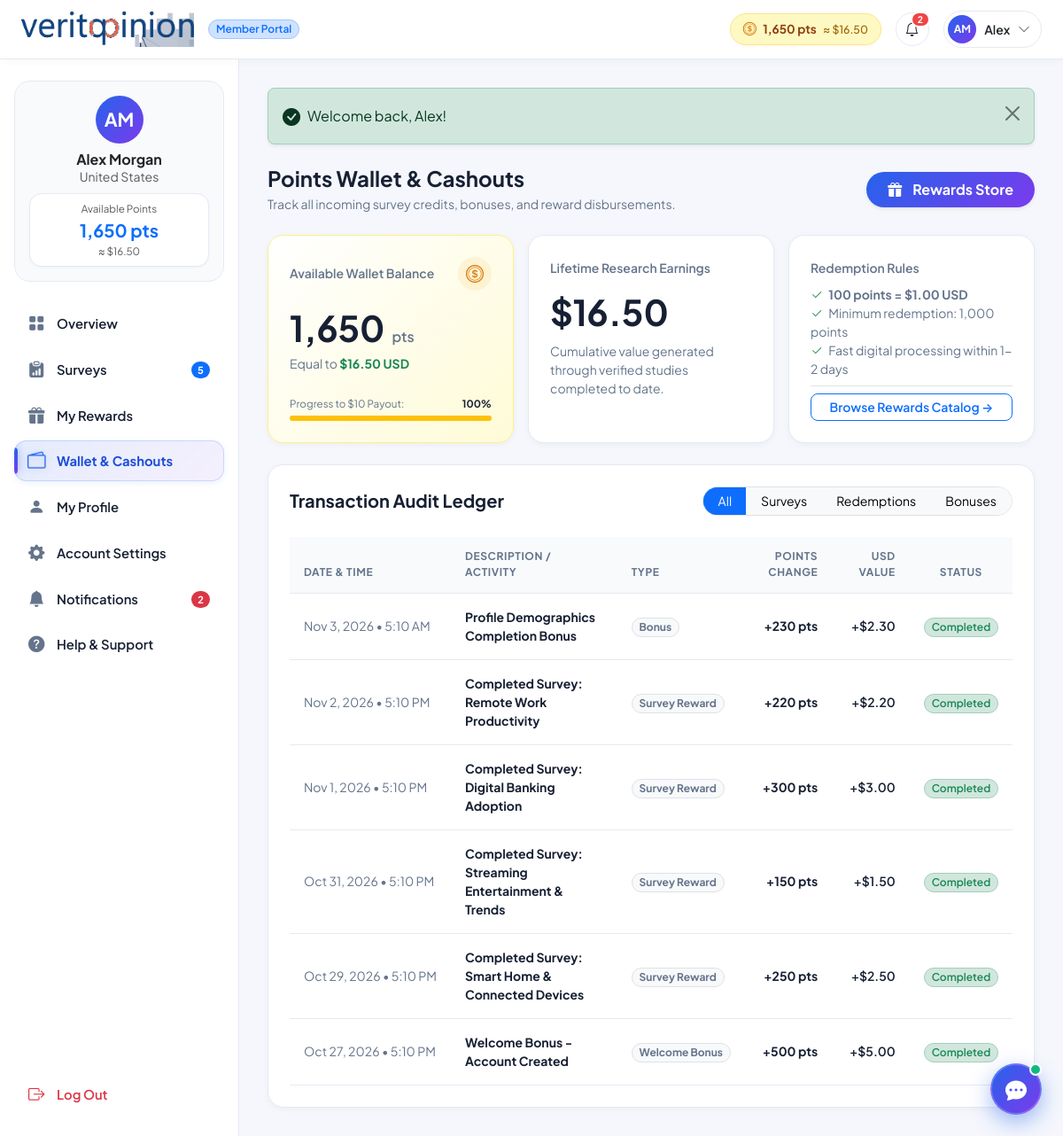
The page /member/wallet.php (signed in) on the database its author committed.
### tables this page shows
CREATE TABLE `users` (
  `id` INT AUTO_INCREMENT PRIMARY KEY,
  `first_name` VARCHAR(100) NOT NULL,
  `last_name` VARCHAR(100) NOT NULL,
  `email` VARCHAR(191) NOT NULL UNIQUE,
  `pending_email` VARCHAR(191) DEFAULT NULL,
  `email_verification_token` VARCHAR(255) DEFAULT NULL,
  `email_verification_expires_at` DATETIME DEFAULT NULL,
  `password_hash` VARCHAR(255) NOT NULL,
  `country` VARCHAR(100) NOT NULL DEFAULT 'United States',
  `state` VARCHAR(100) DEFAULT NULL,
  `city` VARCHAR(100) DEFAULT NULL,
  `phone` VARCHAR(50) DEFAULT NULL,
  `date_of_birth` DATE DEFAULT NULL,
  `gender` VARCHAR(50) DEFAULT NULL,
  `avatar` VARCHAR(255) DEFAULT NULL,
  `employment_status` VARCHAR(100) DEFAULT NULL,
  `annual_income` VARCHAR(100) DEFAULT NULL,
  `education_level` VARCHAR(100) DEFAULT NULL,
  `role` ENUM('member', 'admin') NOT NULL DEFAULT 'member',
  `status` ENUM('active', 'suspended', 'pending') NOT NULL DEFAULT 'active',
  `balance_points` INT NOT NULL DEFAULT 0,
  `lifetime_earnings_usd` DECIMAL(10,2) NOT NULL DEFAULT 0.00,
  `completed_surveys_count` INT NOT NULL DEFAULT 0,
  `profile_completion_pct` INT NOT NULL DEFAULT 35,
  `notification_preferences` TEXT DEFAULT NULL,
  `reset_token` VARCHAR(255) DEFAULT NULL,
  `reset_expires_at` DATETIME DEFAULT NULL,
  `deleted_at` DATETIME DEFAULT NULL,
  `created_at` TIMESTAMP DEFAULT CURRENT_TIMESTAMP,
  `updated_at` TIMESTAMP DEFAULT CURRENT_TIMESTAMP ON UPDATE CURRENT_TIMESTAMP,
  INDEX `idx_users_email` (`email`),
  INDEX `idx_users_role` (`role`),
  INDEX `idx_users_status` (`status`),
  INDEX `idx_users_deleted` (`deleted_at`)
);

CREATE TABLE `transactions` (
  `id` INT AUTO_INCREMENT PRIMARY KEY,
  `user_id` INT NOT NULL,
  `type` ENUM('welcome_bonus', 'survey_reward', 'redemption', 'bonus', 'adjustment') NOT NULL,
  `title` VARCHAR(255) NOT NULL,
  `points` INT NOT NULL,
  `amount_usd` DECIMAL(10,2) NOT NULL,
  `status` ENUM('pending', 'completed', 'cancelled') NOT NULL DEFAULT 'completed',
  `created_at` TIMESTAMP DEFAULT CURRENT_TIMESTAMP,
  INDEX `idx_tx_user` (`user_id`),
  INDEX `idx_tx_type` (`type`),
  CONSTRAINT `fk_tx_user` FOREIGN KEY (`user_id`) REFERENCES `users`(`id`) ON DELETE CASCADE
);

### member/wallet.php (the view, shortened to what the rows shown need)
<?php
require_once __DIR__ . '/../includes/functions.php';
require_once __DIR__ . '/../includes/auth_check.php';
$user = require_login();
$db = get_db();
$sql = "SELECT * FROM transactions WHERE user_id = :uid";
$params = [':uid' => $user['id']];
$sql .= " ORDER BY created_at DESC";
$stmt = $db->prepare($sql);
$stmt->execute($params);
$transactions = $stmt->fetchAll();
$minThreshold = MIN_REDEMPTION_POINTS;
$progressPct = min(100, round(($user['balance_points'] / $minThreshold) * 100));
require_once __DIR__ . '/../includes/member_header.php';
?>
<div class="portal-wrapper">
    <?php require_once __DIR__ . '/../includes/member_sidebar.php'; ?>
    <div class="portal-main">
        <div class="row g-3 mb-4">
            <div class="col-lg-4 col-md-6">
                <div class="card card-vy border-0 shadow-sm p-4 h-100 bg-white" style="background: linear-gradient(135deg, #FFFFFF 0%, #FEF9C3 150%); border: 1px solid #FEF08A !important;">
                    <div class="d-flex align-items-baseline gap-2 mt-1">
                        <span class="fs-1 fw-bold text-dark"><?= number_format($user['balance_points']) ?></span>
                        <span class="text-muted fw-semibold">pts</span>
                    </div>
                    <div class="text-muted small mb-3">
                        Equal to <strong class="text-success"><?= format_currency($user['balance_points'] / POINTS_PER_USD) ?> USD</strong>
                    </div>
                    <div class="mt-auto">
                        <div class="d-flex justify-content-between text-muted small mb-1" style="font-size: 0.725rem;">
                            <span>Progress to $10 Payout:</span>
                            <span class="fw-bold text-dark"><?= $progressPct ?>%</span>
                        </div>
                    </div>
                </div>
            </div>
            <div class="col-lg-4 col-md-6">
                <div class="metric-card h-100">
                    <span class="text-muted small fw-semibold">Lifetime Research Earnings</span>
                    <div class="fs-1 fw-bold text-dark mt-2 mb-1">
                        <?= format_currency($user['lifetime_earnings_usd']) ?>
                    </div>
                    <p class="text-muted small mb-0">Cumulative value generated through verified studies completed to date.</p>
                </div>
            </div>
        </div>
        <div class="card card-vy border-0 shadow-sm p-4">
            <?php if (empty($transactions)): ?>
                <div class="text-center py-5 text-muted">
                    <i class="bi bi-receipt-cutoff fs-1 opacity-50 mb-2"></i>
                    <p class="mb-0">No transactions found under this category filter.</p>
                </div>
            <?php else: ?>
                <div class="table-responsive">
                    <table class="table table-hover align-middle mb-0">
                        <thead class="table-light small text-muted">
                            <tr>
                                <th>Date & Time</th>
                                <th>Description / Activity</th>
                                <th>Type</th>
                                <th class="text-end">Points Change</th>
                                <th class="text-end">USD Value</th>
                                <th class="text-center">Status</th>
                            </tr>
                        </thead>
                        <tbody>
                            <?php foreach ($transactions as $t): ?>
                                <tr>
                                    <td class="small text-muted text-nowrap">
                                        <?= date('M j, Y • g:i A', strtotime($t['created_at'])) ?>
                                    </td>
                                    <td>
                                        <div class="fw-bold text-dark small"><?= e($t['title']) ?></div>
                                    </td>
                                    <td>
                                        <span class="badge bg-light text-secondary border rounded-pill px-2.5 py-1 small text-capitalize">
                                            <?= str_replace('_', ' ', e($t['type'])) ?>
                                        </span>
                                    </td>
                                    <td class="text-end fw-bold small <?= $t['points'] >= 0 ? 'text-success' : 'text-danger' ?>">
                                        <?= $t['points'] >= 0 ? '+' : '' ?><?= number_format($t['points']) ?> pts
                                    </td>
                                    <td class="text-end small fw-semibold text-dark">
                                        <?= $t['amount_usd'] >= 0 ? '+' : '' ?><?= format_currency($t['amount_usd']) ?>
                                    </td>
                                    <td class="text-center">
                                        <?php
                                        $badgeClass = match($t['status']) {
                                            'completed' => 'bg-success-subtle text-success border-success-subtle',
                                            'cancelled' => 'bg-danger-subtle text-danger border-danger-subtle',
                                            default => 'bg-warning-subtle text-warning-emphasis border-warning-subtle'
                                        };
                                        ?>
                                        <span class="badge <?= $badgeClass ?> border rounded-pill px-2.5 py-1 small fw-semibold text-capitalize">
                                            <?= e($t['status']) ?>
                                        </span>
                                    </td>
                                </tr>
                            <?php endforeach; ?>
                        </tbody>
                    </table>
                </div>
            <?php endif; ?>
        </div>
<?php require_once __DIR__ . '/../includes/member_footer.php'; ?>

### includes/member_header.php (shortened to what the rows shown need)
<?php
require_once __DIR__ . '/functions.php';
require_once __DIR__ . '/auth_check.php';
$user = require_login();
?>
<!DOCTYPE html>
<html lang="en">
<head>
    <link href="https://cdn.jsdelivr.net/npm/bootstrap@5.3.3/dist/css/bootstrap.min.css" rel="stylesheet">
    <link rel="stylesheet" href="https://cdn.jsdelivr.net/npm/bootstrap-icons@1.11.3/font/bootstrap-icons.min.css">
    <link rel="stylesheet" href="<?= BASE_URL ?>/assets/css/style.css">
</head>
<body class="portal-body">
<header class="navbar navbar-expand member-portal-header sticky-top px-3 py-2">
    <div class="container-fluid px-2">
        <div class="d-flex align-items-center gap-3 ms-auto">
            <a href="<?= BASE_URL ?>/member/wallet.php" class="header-wallet-badge text-decoration-none" title="Points Wallet & Cashouts">
                <i class="bi bi-coin"></i>
                <span><?= format_points($user['balance_points']) ?></span>
                <span class="wallet-usd">≈ <?= format_currency($user['balance_points'] / POINTS_PER_USD) ?></span>
            </a>
            <div class="dropdown">
                <button class="header-user-btn" type="button" id="userMenuBtn" data-bs-toggle="dropdown" aria-expanded="false">
                    <?= user_avatar_html($user, 32) ?>
                    <span class="fw-semibold small d-none d-sm-inline text-dark"><?= e($user['first_name']) ?></span>
                    <i class="bi bi-chevron-down small text-muted"></i>
                </button>
            </div>
        </div>
    </div>
</header>

### includes/functions.php (shortened to what the rows shown need)
<?php
function e(?string $string): string {
    return htmlspecialchars($string ?? '', ENT_QUOTES, 'UTF-8');
}
function format_points(int $points): string {
    return number_format($points) . ' pts';
}
function format_currency(float|int $amount): string {
    return '$' . number_format($amount, 2);
}
function user_avatar_html(array $user, int $size = 40, string $extraClass = ''): string {
    $initials = strtoupper(substr($user['first_name'] ?? 'U', 0, 1) . substr($user['last_name'] ?? '', 0, 1));
    $fontSize = max(11, round($size * 0.38));
    return '<div class="rounded-circle bg-gradient-royal text-white fw-bold d-flex align-items-center justify-content-center shadow-xs ' . $extraClass . '" style="width: ' . $size . 'px; height: ' . $size . 'px; font-size: ' . $fontSize . 'px; flex-shrink: 0;">' . e($initials) . '</div>';
}

### includes/member_sidebar.php (shortened to what the rows shown need)
<?php
require_once __DIR__ . '/functions.php';
?>
<aside class="portal-sidebar d-none d-lg-flex">
    <div class="sidebar-user-card p-3 mb-4 text-center">
        <?= user_avatar_html($user, 54, 'mx-auto mb-2') ?>
        <h6 class="fw-bold mb-0 text-dark"><?= e($user['first_name'] . ' ' . $user['last_name']) ?></h6>
        <small class="text-muted mb-2 d-block"><?= e(!empty($user['city']) ? ($user['city'] . ', ' . $user['country']) : $user['country']) ?></small>
        <div class="sidebar-balance-box p-2 mt-1">
            <span class="text-muted d-block small" style="font-size: 0.725rem;">Available Points</span>
            <span class="fw-bold fs-5 text-primary"><?= format_points($user['balance_points']) ?></span>
            <span class="d-block text-muted small" style="font-size: 0.725rem;">≈ <?= format_currency($user['balance_points'] / POINTS_PER_USD) ?></span>
        </div>
    </div>
</aside>

### rows shown on the page
users: balance_points "1,650 pts", format_currency($user['balance_points']/POINTS_PER_USD) "$16.50", initials "AM AM", first_name "Alex", first_name+last_name "Alex Morgan", country "United States", balance_points "1,650", balance_points "100", lifetime_earnings_usd "$16.50"
transactions: created_at "Nov 3, 2026 • 5:10 AM", title "Profile Demographics Completion Bonus", type "Bonus", points "230", amount_usd "$2.30", status "Completed"
transactions: created_at "Nov 2, 2026 • 5:10 PM", title "Completed Survey: Remote Work Productivity", type "Survey Reward", points "220", amount_usd "$2.20", status "Completed"
transactions: created_at "Nov 1, 2026 • 5:10 PM", title "Completed Survey: Digital Banking Adoption", type "Survey Reward", points "300", amount_usd "$3.00", status "Completed"
transactions: created_at "Oct 31, 2026 • 5:10 PM", title "Completed Survey: Streaming Entertainment & Trends", type "Survey Reward", points "150", amount_usd "$1.50", status "Completed"
transactions: created_at "Oct 29, 2026 • 5:10 PM", title "Completed Survey: Smart Home & Connected Devices", type "Survey Reward", points "250", amount_usd "$2.50", status "Completed"
transactions: created_at "Oct 27, 2026 • 5:10 PM", title "Welcome Bonus - Account Created", type "Welcome Bonus", points "500", amount_usd "$5.00", status "Completed"

### other values the page prints
$unreadCount "2"
$activeSurveysCount "5"
$sidebarUnreadCount "2"
$msg "Welcome back, Alex!"
